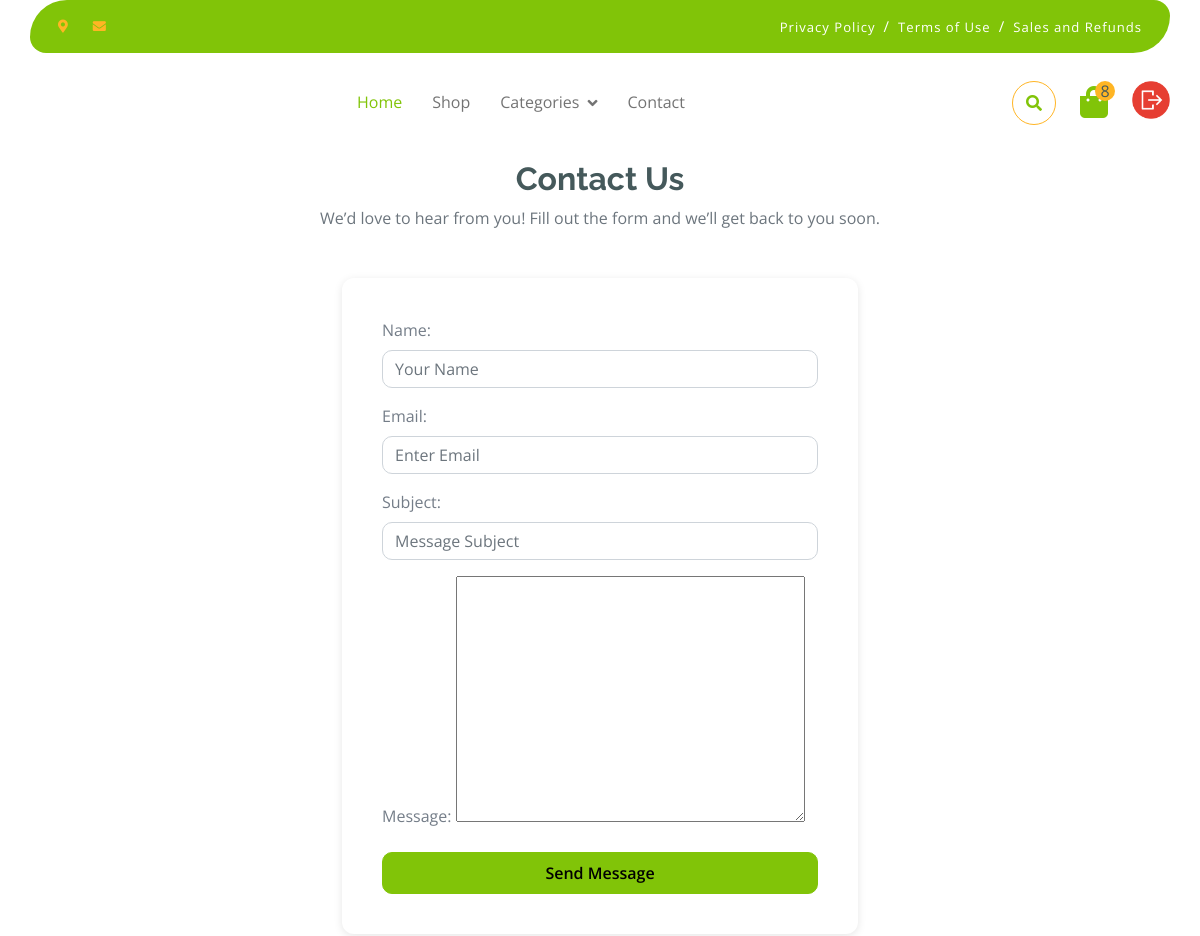
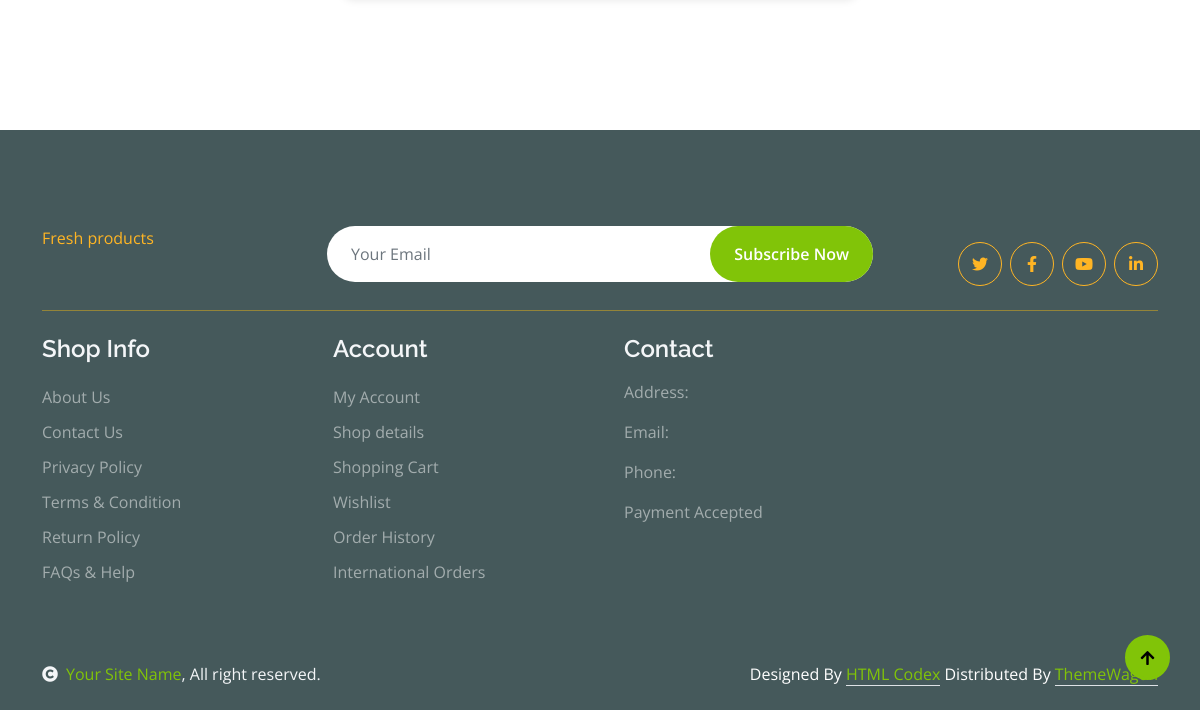
Page /about/contact/ (signed in) on the earlier database version (2 pictures, top to bottom).
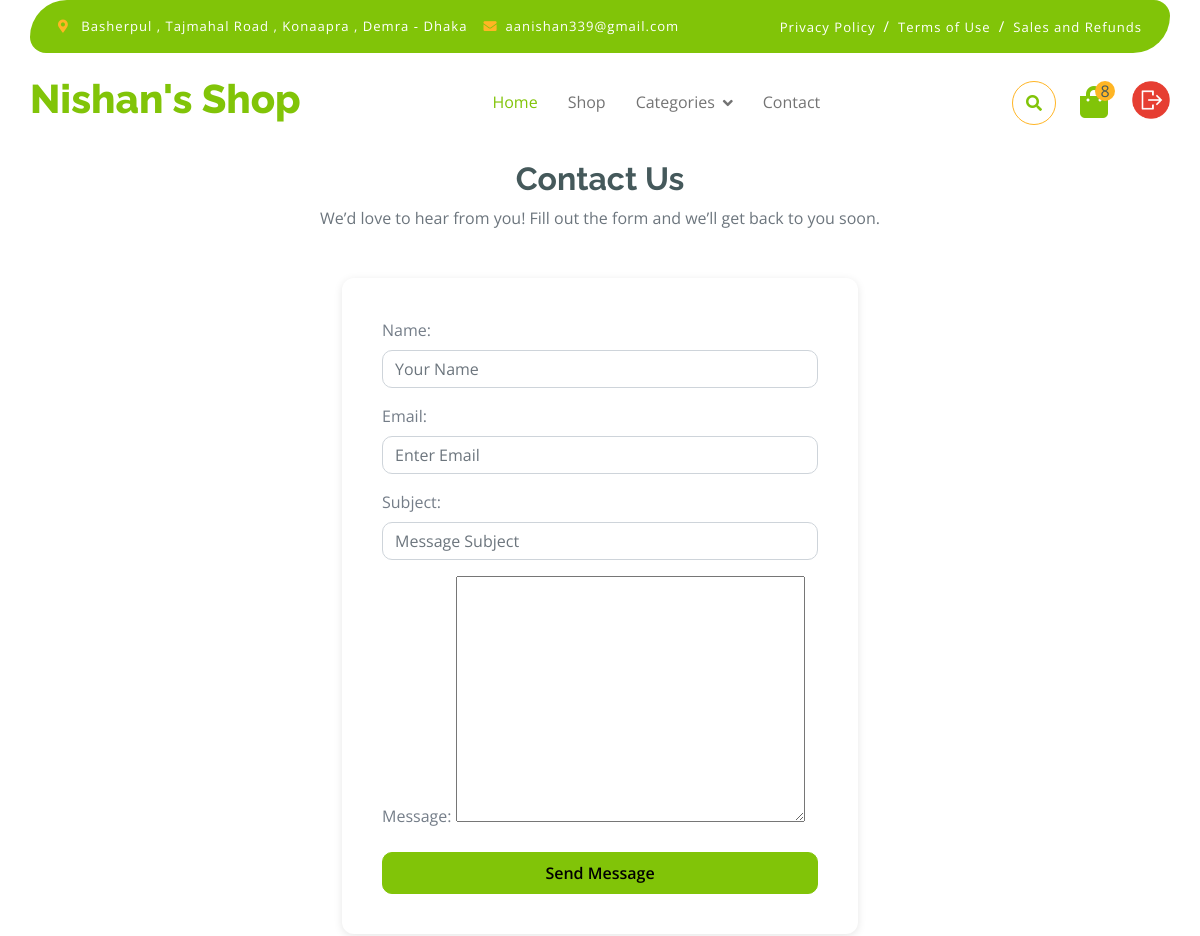
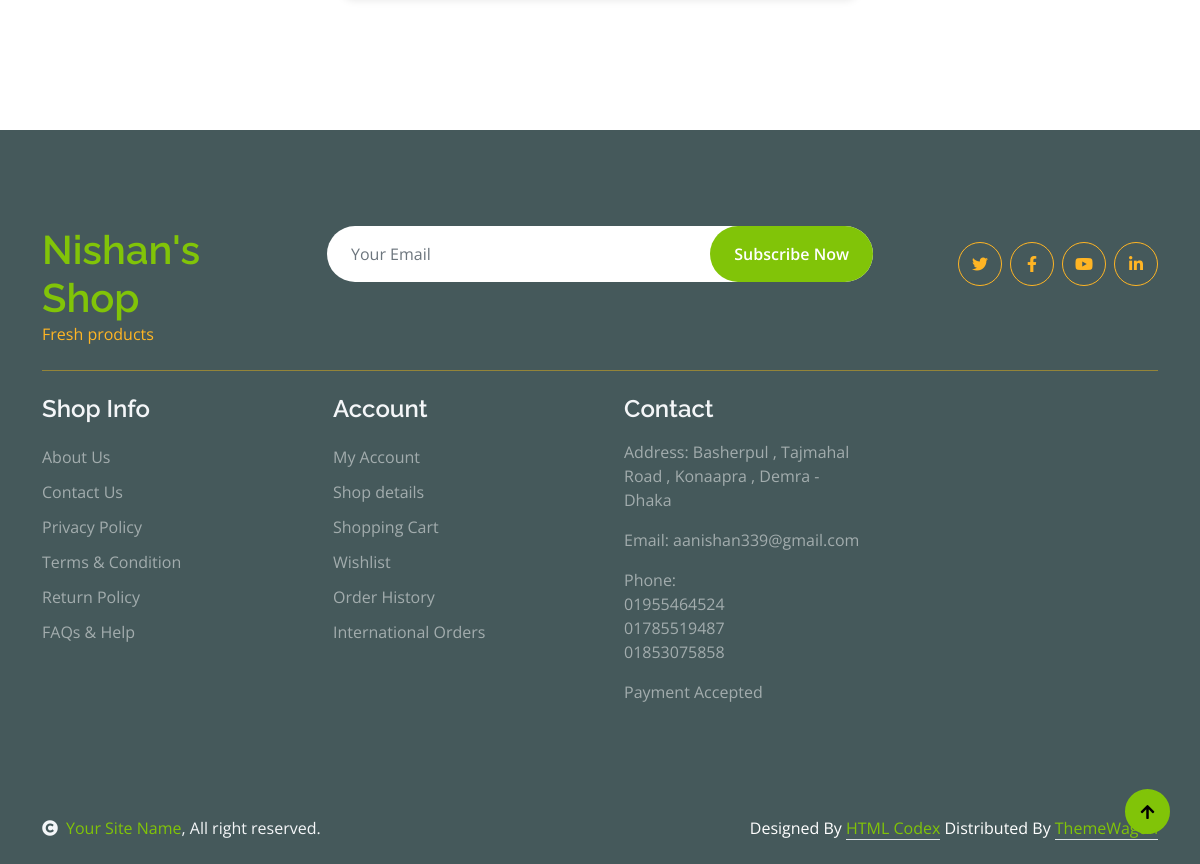
Same page on the later database version (2 pictures, top to bottom).
### about/models.py (models this page shows, shortened)
class AboutShop(models.Model):
    name = models.CharField(max_length = 100)
    logo = CloudinaryField(folder = "fruitable/shop_logo" , blank = True , null = True)
    phone = models.CharField(max_length = 110 , help_text = "If you've multiple phone number , separate them via comma(,)")
    location = models.CharField(max_length = 200)
    email = models.EmailField(unique = True)
    terms_and_conditions = SummernoteTextField(blank = True)
    established_at = models.DateField()
    created_at = models.DateTimeField(default = now)
    class Meta:
        ordering = ["-created_at"]
        verbose_name = "Shop Info"
        verbose_name_plural = verbose_name

### about/views.py (the view)
# urls.py: path("contact/",Contact,name = "contact"),
def Contact(request):
    if request.method == 'POST':
        pass
    else:
        form = ContactForm()
    return render(request , "contact.html" , {"form":form})

### about/forms.py
class ContactForm(forms.ModelForm):
    class Meta:
        model = Contact
        exclude = ["created_at"]
        widgets = {
            "name":forms.TextInput(
                attrs = {
                    "type":'text',
                    "class":"form-control",
                    "placeholder":'Your Name',
                }
            ),
            "email":forms.EmailInput(
                attrs = {
                    "type":'email',
                    "class":"form-control",
                    "placeholder":'Enter Email',
                }
            ),
            "subject":forms.TextInput(
                attrs = {
                    "type":'text',
                    "class":"form-control",
                    "placeholder":'Message Subject',
                }
            ),
        }

### about/context_processors.py (called while the page is built)
def About(request):
    from .models import AboutShop
    about = AboutShop.objects.first()
    phones = None
    if about:
        phones = about.phone.split(',')
    return {"about":about , "phones":phones}

### cart/context_processors.py (called while the page is built)
def CategoryList(request):
    categories = Category.objects.filter(is_active = True)
    return {"categories":categories}

### about/templates/contact.html (shortened to what this page needs)
{% extends 'index.html' %}
{% load static %}
{% block head %}
<link rel="stylesheet" href="{% static 'css/contact.css' %}">
{% endblock head %}
{% block body %}
<section class="contact-section">
    <div class="container">
      <div class="text-center mb-5">
        <h2 class="fw-bold">Contact Us</h2>
        <p class="text-muted">We’d love to hear from you! Fill out the form and we’ll get back to you soon.</p>
      </div>
      <div class="row justify-content-center">
        <div class="col-lg-6 mb-4">
          <div class="contact-card">
            <form method="POST">
              {% for field in form %}
                <div class="mb-3">
                    <label class="form-label">{{field.label_tag}}</label>
                    {{field}}
                </div>
              {% endfor %}
              <button type="submit" class="btn btn-primary w-100 py-2">Send Message</button>
            </form>
          </div>
        </div>
        </div>
      </div>
</section>
{% endblock body %}

### product/templates/index.html (shortened to what the changed rows need)
<!DOCTYPE html>
<html lang="en">
    {% load static %}
    <head>
        {% block head %}
        {% endblock head %}
        <link rel="stylesheet" href="https://use.fontawesome.com/releases/v5.15.4/css/all.css"/>
        <link href="https://cdn.jsdelivr.net/npm/bootstrap-icons@1.4.1/font/bootstrap-icons.css" rel="stylesheet">
        <link href="{% static 'lib/lightbox/css/lightbox.min.css' %}" rel="stylesheet">
        <link href="{% static 'lib/owlcarousel/assets/owl.carousel.min.css' %}" rel="stylesheet">
        <link href="{% static 'css/bootstrap.min.css' %}" rel="stylesheet">
        <link href="{% static 'css/message.css' %}" rel="stylesheet">
        <link href="{% static 'css/style.css' %}" rel="stylesheet">
    </head>
    <body>
        <div class="container-fluid fixed-top">
            <div class="container topbar bg-primary d-none d-lg-block">
                <div class="d-flex justify-content-between">
                    <div class="top-info ps-2">
                        <small class="me-3"><i class="fas fa-map-marker-alt me-2 text-secondary"></i> <a href="#" class="text-white">{{about.location}}</a></small>
                        <small class="me-3"><i class="fas fa-envelope me-2 text-secondary"></i><a href="#" class="text-white">{{about.email}}</a></small>
                    </div>
                </div>
            </div>
            <div class="container px-0">
                <nav class="navbar navbar-light bg-white navbar-expand-xl">
                    <a href="index.html" class="navbar-brand"><h1 class="text-primary display-6">{{about.name}}</h1></a>
                </nav>
            </div>
        </div>
        {% block body %}{% endblock body %}
        <div class="container-fluid bg-dark text-white-50 footer pt-5 mt-5">
            <div class="container py-5">
                <div class="pb-4 mb-4" style="border-bottom: 1px solid rgba(226, 175, 24, 0.5) ;">
                    <div class="row g-4">
                        <div class="col-lg-3">
                            <a href="#">
                                <h1 class="text-primary mb-0">{{about.name}}</h1>
                                <p class="text-secondary mb-0">Fresh products</p>
                            </a>
                        </div>
                    </div>
                </div>
                <div class="row g-5">
                    <div class="col-lg-3 col-md-6">
                        <div class="footer-item">
                            <h4 class="text-light mb-3">Contact</h4>
                            <p>Address: {{about.location}}</p>
                            <p>Email: {{about.email}}</p>
                            <p>Phone:</br>{% for phone in phones %} {{phone}} </br>{% endfor %}</p>
                            <p>Payment Accepted</p>
                        </div>
                    </div>
                </div>
            </div>
        </div>
    </body>
</html>

Differences in the rows shown:
added AboutShop: location "Basherpul , Tajmahal Road , Konaapra , Demra - Dhaka", email "aanishan339@gmail.com", name "Nishan's Shop"
Other differences:
new list line: "01955464524"
new list line: "01785519487"
new list line: "01853075858"
